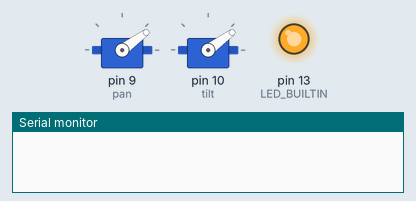
This sketch was run on a simulated Arduino Uno, built with avr-gcc and run on an emulated ATmega328P. Parts: 2 × servo, output pins drawn as LEDs (lit = HIGH), the last lines printed to the serial monitor.

Above: at 0.05 s.
At 0.35 s:
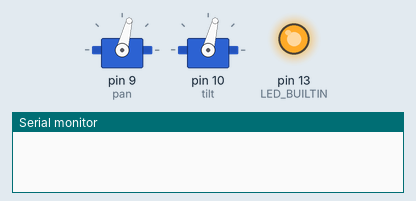
At 0.65 s:
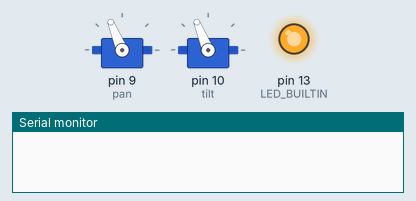
At 1.25 s:
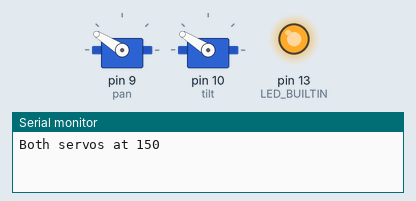
At 1.9 s:
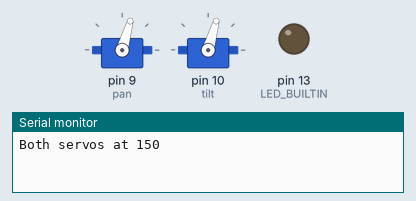
At 2.55 s:
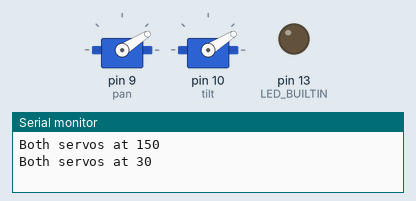
Timing chart, 0 to 6.0 s (numbered marks = the images above):
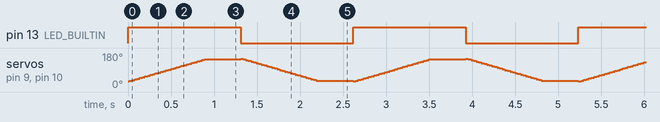

The sketch:

servo_test.ino
```cpp
// Servo check: sweeps pan (D9) and tilt (D10) back and forth forever.
// The onboard LED toggles at each end, so you can see the code is running.
#include <Servo.h>

Servo pan;   // D9
Servo tilt;  // D10

void setup() {
  Serial.begin(9600);
  pinMode(LED_BUILTIN, OUTPUT);
  pan.attach(9);
  tilt.attach(10);
}

void moveBoth(int from, int to) {
  int step = (to > from) ? 2 : -2;
  for (int a = from; a != to; a += step) {
    pan.write(a);
    tilt.write(a);
    delay(15);
  }
  Serial.print("Both servos at ");
  Serial.println(to);
}

void loop() {
  digitalWrite(LED_BUILTIN, HIGH);
  moveBoth(30, 150);
  delay(400);
  digitalWrite(LED_BUILTIN, LOW);
  moveBoth(150, 30);
  delay(400);
}
```

Measured:
- by itself, pin 13 (LED_BUILTIN): alternates HIGH for 1.3 s and LOW for 1.3 s
